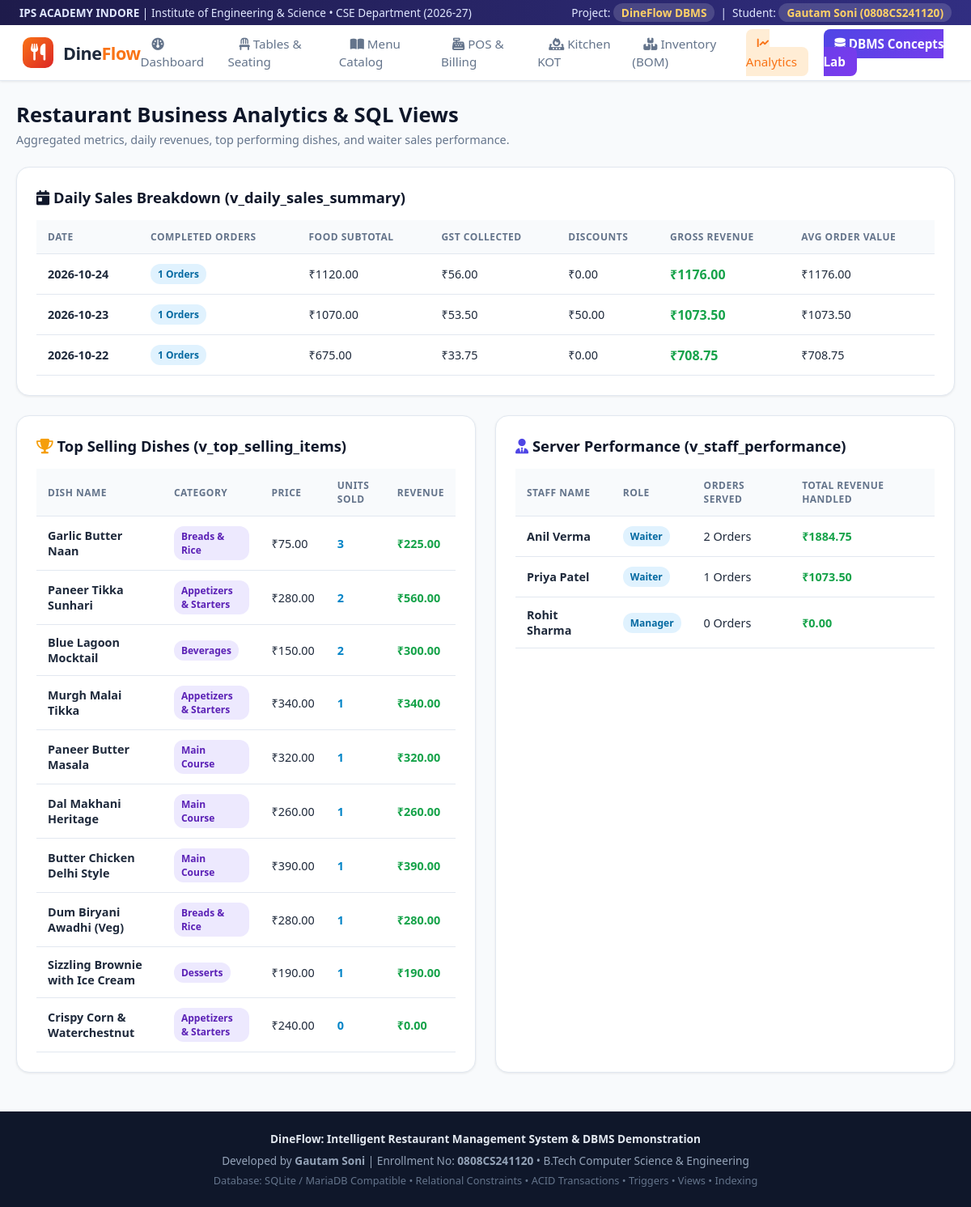
Page /reports on the committed database.
### tables this page shows
CREATE TABLE menu_items (
    item_id INTEGER PRIMARY KEY AUTOINCREMENT,
    category_id INTEGER NOT NULL,
    name VARCHAR(100) NOT NULL UNIQUE,
    description TEXT,
    price DECIMAL(10, 2) NOT NULL CHECK(price >= 0),
    dietary_type VARCHAR(20) NOT NULL CHECK(dietary_type IN ('Veg', 'Non-Veg', 'Vegan', 'Egg')),
    preparation_time_mins INTEGER DEFAULT 15 CHECK(preparation_time_mins > 0),
    is_available INTEGER NOT NULL DEFAULT 1 CHECK(is_available IN (0, 1)),
    image_url VARCHAR(255),
    created_at TIMESTAMP DEFAULT CURRENT_TIMESTAMP,
    FOREIGN KEY (category_id) REFERENCES categories(category_id) ON DELETE RESTRICT ON UPDATE CASCADE
);

CREATE TABLE users (
    user_id INTEGER PRIMARY KEY AUTOINCREMENT,
    username VARCHAR(50) NOT NULL UNIQUE,
    password_hash VARCHAR(255) NOT NULL,
    full_name VARCHAR(100) NOT NULL,
    email VARCHAR(100) UNIQUE,
    phone VARCHAR(20),
    role VARCHAR(20) NOT NULL CHECK(role IN ('Admin', 'Manager', 'Chef', 'Waiter', 'Cashier')),
    is_active INTEGER NOT NULL DEFAULT 1 CHECK(is_active IN (0, 1)),
    created_at TIMESTAMP DEFAULT CURRENT_TIMESTAMP
);

### app/__init__.py (the view)
    @app.route('/reports')
    def reports():
        conn = get_db_connection()
        cur = conn.cursor()
        daily_sales = cur.execute("SELECT * FROM v_daily_sales_summary ORDER BY sale_date DESC").fetchall()
        top_items = cur.execute("SELECT * FROM v_top_selling_items ORDER BY total_quantity_sold DESC LIMIT 10").fetchall()
        staff_perf = cur.execute("SELECT * FROM v_staff_performance ORDER BY total_revenue_handled DESC").fetchall()
        conn.close()
        return render_template('reports.html', daily_sales=daily_sales, top_items=top_items, staff_perf=staff_perf)

### app/db.py (called while the page is built)
def get_db_connection():
    os.makedirs(DB_DIR, exist_ok=True)
    conn = sqlite3.connect(DB_PATH)
    conn.row_factory = sqlite3.Row
    conn.execute("PRAGMA foreign_keys = ON;")
    return conn

### app/templates/reports.html (shortened to what this page needs)
{% extends 'base.html' %}
{% block content %}
<div class="page-header">
    <div>
        <h1 class="page-title">Restaurant Business Analytics & SQL Views</h1>
        <p class="page-subtitle">Aggregated metrics, daily revenues, top performing dishes, and waiter sales performance.</p>
    </div>
</div>
<div class="card">
    <div class="card-title">
        <span><i class="fa-solid fa-calendar-day"></i> Daily Sales Breakdown (<code>v_daily_sales_summary</code>)</span>
    </div>
    <div class="table-responsive">
        <table class="data-table">
            <thead>
                <tr>
                    <th>Date</th>
                    <th>Completed Orders</th>
                    <th>Food Subtotal</th>
                    <th>GST Collected</th>
                    <th>Discounts</th>
                    <th>Gross Revenue</th>
                    <th>Avg Order Value</th>
                </tr>
            </thead>
            <tbody>
                {% for d in daily_sales %}
                <tr>
                    <td><strong>{{ d.sale_date }}</strong></td>
                    <td><span class="badge badge-info">{{ d.total_orders }} Orders</span></td>
                    <td>₹{{ "%.2f"|format(d.total_subtotal) }}</td>
                    <td>₹{{ "%.2f"|format(d.total_tax) }}</td>
                    <td>₹{{ "%.2f"|format(d.total_discount) }}</td>
                    <td><strong style="color:#16a34a; font-size:1rem;">₹{{ "%.2f"|format(d.gross_revenue) }}</strong></td>
                    <td>₹{{ "%.2f"|format(d.average_order_value) }}</td>
                </tr>
                {% else %}
                <tr>
                    <td colspan="7" style="text-align:center; color:#94a3b8; padding:15px;">No historical completed orders yet. Complete an order to generate sales summary.</td>
                </tr>
                {% endfor %}
            </tbody>
        </table>
    </div>
</div>
<div class="grid-2">
    <div class="card">
        <div class="card-title">
            <span><i class="fa-solid fa-trophy" style="color:#f59e0b;"></i> Top Selling Dishes (<code>v_top_selling_items</code>)</span>
        </div>
        <div class="table-responsive">
            <table class="data-table">
                <thead>
                    <tr>
                        <th>Dish Name</th>
                        <th>Category</th>
                        <th>Price</th>
                        <th>Units Sold</th>
                        <th>Revenue</th>
                    </tr>
                </thead>
                <tbody>
                    {% for item in top_items %}
                    <tr>
                        <td><strong>{{ item.item_name }}</strong></td>
                        <td><span class="badge badge-purple">{{ item.category_name }}</span></td>
                        <td>₹{{ "%.2f"|format(item.price) }}</td>
                        <td><strong style="color:#0284c7;">{{ item.total_quantity_sold }}</strong></td>
                        <td><strong style="color:#16a34a;">₹{{ "%.2f"|format(item.total_revenue_generated) }}</strong></td>
                    </tr>
                    {% endfor %}
                </tbody>
            </table>
        </div>
    </div>
    <div class="card">
        <div class="card-title">
            <span><i class="fa-solid fa-user-tie" style="color:#4f46e5;"></i> Server Performance (<code>v_staff_performance</code>)</span>
        </div>
        <div class="table-responsive">
            <table class="data-table">
                <thead>
                    <tr>
                        <th>Staff Name</th>
                        <th>Role</th>
                        <th>Orders Served</th>
                        <th>Total Revenue Handled</th>
                    </tr>
                </thead>
                <tbody>
                    {% for s in staff_perf %}
                    <tr>
                        <td><strong>{{ s.staff_name }}</strong></td>
                        <td><span class="badge badge-info">{{ s.role }}</span></td>
                        <td>{{ s.total_orders_handled }} Orders</td>
                        <td><strong style="color:#16a34a;">₹{{ "%.2f"|format(s.total_revenue_handled) }}</strong></td>
                    </tr>
                    {% endfor %}
                </tbody>
            </table>
        </div>
    </div>
</div>
{% endblock %}

### app/static/css/style.css (style rules this page uses)
:root { --primary: #f97316; --primary-dark: #ea580c; --primary-light: #ffedd5; --secondary: #4f46e5; --secondary-dark: #4338ca; --dark-bg: #0f172a; --card-bg: #ffffff; --text-main: #1e293b; --text-muted: #64748b; --border-color: #e2e8f0; --success: #10b981; --warning: #f59e0b; --danger: #ef4444; --info: #0ea5e9; --radius-md: 10px; --radius-lg: 16px; --shadow-sm: 0 1px 3px rgba(0,0,0,0.08); --shadow-md: 0 4px 14px rgba(0,0,0,0.06); --shadow-lg: 0 10px 25px rgba(0,0,0,0.1); }
* { box-sizing: border-box; margin: 0; padding: 0; font-family: 'Segoe UI', -apple-system, BlinkMacSystemFont, Roboto, sans-serif; }
body { background-color: #f8fafc; color: var(--text-main); display: flex; flex-direction: column; min-height: 100vh; }
.page-header { display: flex; justify-content: space-between; align-items: center; margin-bottom: 24px; }
.page-title { font-size: 1.6rem; font-weight: 700; color: #0f172a; }
.page-subtitle { font-size: 0.9rem; color: var(--text-muted); margin-top: 4px; }
.card { background: var(--card-bg); border: 1px solid var(--border-color); border-radius: var(--radius-lg); padding: 24px; box-shadow: var(--shadow-sm); margin-bottom: 24px; }
.card-title { font-size: 1.15rem; font-weight: 700; margin-bottom: 16px; display: flex; justify-content: space-between; align-items: center; color: #0f172a; }
.table-responsive { overflow-x: auto; }
table.data-table { width: 100%; border-collapse: collapse; font-size: 0.9rem; }
table.data-table th, table.data-table td { padding: 12px 14px; text-align: left; border-bottom: 1px solid var(--border-color); }
table.data-table th { background: #f8fafc; color: var(--text-muted); font-weight: 600; text-transform: uppercase; font-size: 0.75rem; letter-spacing: 0.5px; }
.badge { display: inline-block; padding: 4px 9px; border-radius: 12px; font-size: 0.75rem; font-weight: 600; }
.badge-info { background: #e0f2fe; color: #0369a1; }
.badge-purple { background: #ede9fe; color: #5b21b6; }
.grid-2 { display: grid; grid-template-columns: 1fr 1fr; gap: 24px; }

### rows in the picture
menu_items: item_name "Garlic Butter Naan", category_name "Breads & Rice", price "75.00", total_quantity_sold "3", total_revenue_generated "225.00"
menu_items: item_name "Paneer Tikka Sunhari", category_name "Appetizers & Starters", price "280.00", total_quantity_sold "2", total_revenue_generated "560.00"
menu_items: item_name "Blue Lagoon Mocktail", category_name "Beverages", price "150.00", total_quantity_sold "2", total_revenue_generated "300.00"
menu_items: item_name "Murgh Malai Tikka", category_name "Appetizers & Starters", price "340.00", total_quantity_sold "1", total_revenue_generated "340.00"
menu_items: item_name "Paneer Butter Masala", category_name "Main Course", price "320.00", total_quantity_sold "1", total_revenue_generated "320.00"
menu_items: item_name "Dal Makhani Heritage", category_name "Main Course", price "260.00", total_quantity_sold "1", total_revenue_generated "260.00"
menu_items: item_name "Butter Chicken Delhi Style", category_name "Main Course", price "390.00", total_quantity_sold "1", total_revenue_generated "390.00"
menu_items: item_name "Dum Biryani Awadhi (Veg)", category_name "Breads & Rice", price "280.00", total_quantity_sold "1", total_revenue_generated "280.00"
menu_items: item_name "Sizzling Brownie with Ice Cream", category_name "Desserts", price "190.00", total_quantity_sold "1", total_revenue_generated "190.00"
menu_items: item_name "Crispy Corn & Waterchestnut", category_name "Appetizers & Starters", price "240.00", total_quantity_sold "0", total_revenue_generated "0.00"
users: staff_name "Anil Verma", role "Waiter", total_orders_handled "2", total_revenue_handled "1884.75"
users: staff_name "Priya Patel", role "Waiter", total_orders_handled "1", total_revenue_handled "1073.50"
users: staff_name "Rohit Sharma", role "Manager", total_orders_handled "0", total_revenue_handled "0.00"

### other values in the picture
{{ d.sale_date }} "2026-10-24" "2026-10-23" "2026-10-22"
{{ d.total_orders }} "1" "1" "1"
{{ "%.2f"|format(d.total_subtotal) }} "1120.00" "1070.00" "675.00"
{{ "%.2f"|format(d.total_tax) }} "56.00" "53.50" "33.75"
{{ "%.2f"|format(d.total_discount) }} "0.00" "50.00" "0.00"
{{ "%.2f"|format(d.gross_revenue) }} "1176.00" "1073.50" "708.75"
{{ "%.2f"|format(d.average_order_value) }} "1176.00" "1073.50" "708.75"
